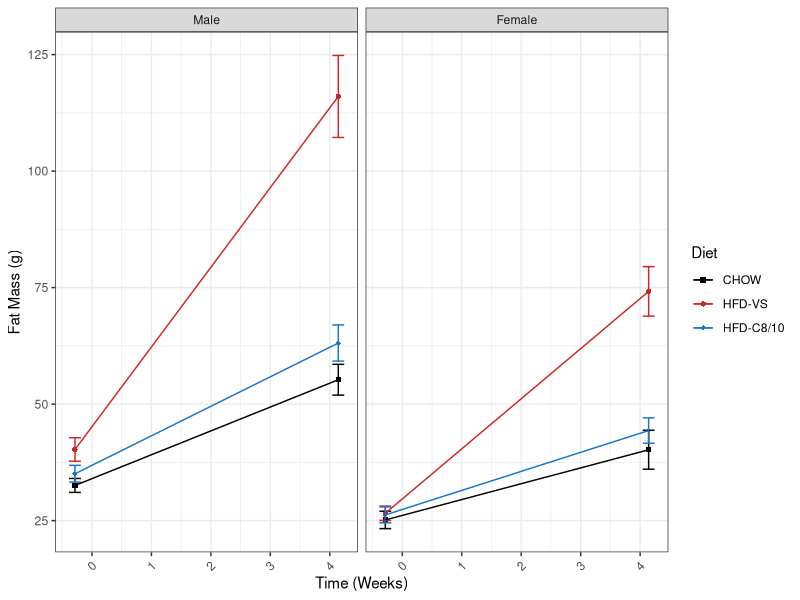
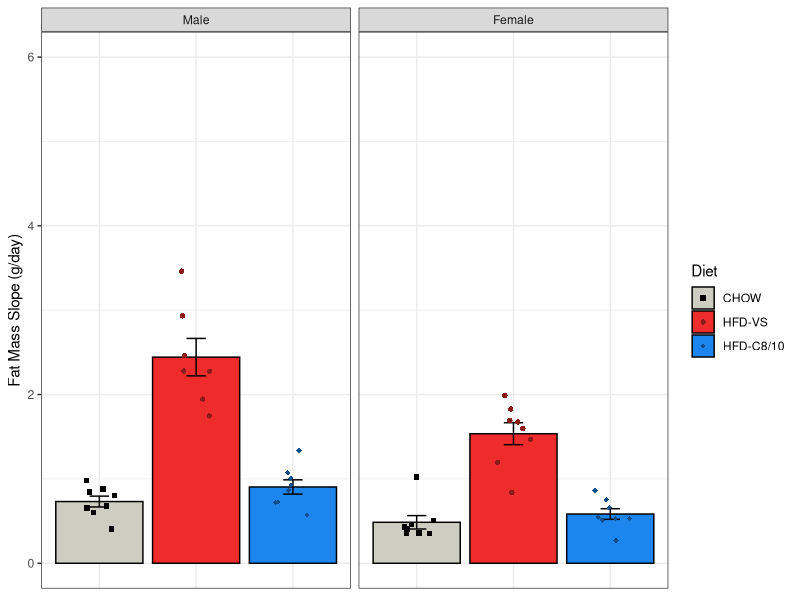
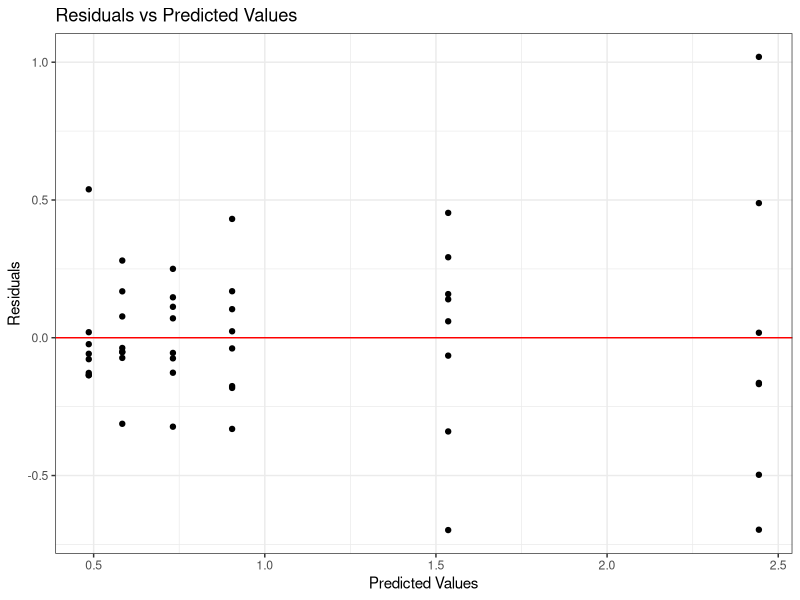
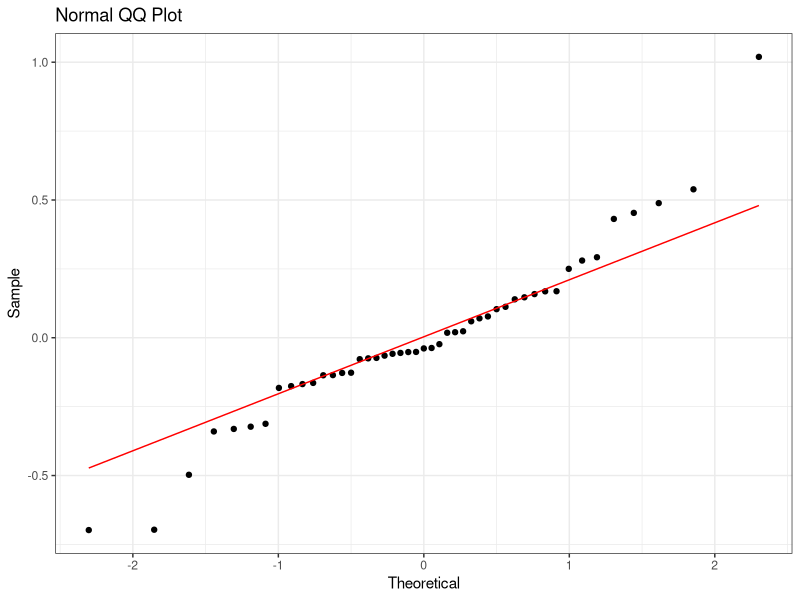

Here is the R script that generated these plots, in order:
## ---- chunk 1
#| label: load-packages
#| output: false

library("tidyverse")
## ---- chunk 2
#| label: session-info
sessionInfo()
## ---- chunk 3
#| label: mydata

# Create a dataframe called mydata
mydata <- 
  
  # Import the data
  read_csv(
    file ="data/experiment-2-statsdata.csv",
    show_col_types = FALSE
    ) |>
  
  # Select the variables of interest 
  # bw = body weight
  select(id, sex, diet, fm_m2, fm_29) |>
  
  # Exclude subject 6
  filter(id != 6) |>
  
  # Tidy data
  pivot_longer(
    cols = starts_with("fm"),
    names_to = "day",
    values_to = "fat_mass",
    values_drop_na = TRUE
    ) |>
  
  # Transform data
  mutate(
  
    # Recode categorical variables as factors
    id = factor(id),
    sex = factor(
      sex,
      levels = c(0, 1),
      labels = c("Male", "Female")
      ),
    diet = factor(
      diet,
      levels = c(0, 1, 2),
      labels = c("CHOW", "HFD-VS", "HFD-C8/10")
      ),
    
    # Recode sex using sum coding
    sex_sum = C(sex, sum),
    
    # Compute time in weeks
    day = parse_number(day),
    day = if_else(
      day == 2,
      -2, 
      29
      ),
    week = day/7,
    .before = fat_mass,
    )

# View a summary of the data
summary(mydata)
## ---- chunk 4
#| label: line-plot

# Create a line plot of each group's fat mass over time
line_plot <-
  mydata |>  
  ggplot(
    aes(
      x = week, 
      y = fat_mass, 
      color = diet, 
      shape = diet
      )
    ) +
  
  # Facet by sex
  facet_grid(
    . ~ sex,
    scales = "free_y"
    ) + 
  
  # Plot the observed means as points
  stat_summary(
    fun = mean,
    geom = "point"
    ) +
  
  # Plot the observed standard errors as errorbars
  stat_summary(
    fun.data = mean_se,
    geom = "errorbar",
    width = 0.2
    ) +
  
  # Plot connecting lines
  stat_summary(
    fun = mean,
    geom = "line"
    ) +
  
  # Change color title and scale
  scale_color_manual(
    name = "Diet",
    values = c(
      "CHOW"      = "black",
      "HFD-VS"    = "firebrick3",
      "HFD-C8/10" = "dodgerblue3"
      )
    ) +
  
  # Change shape title and scale
  scale_shape_manual(
    name = "Diet",
    values = c(
      "CHOW"      = 15,
      "HFD-VS"    = 16,
      "HFD-C8/10" = 18
      )
    ) +
  
  # Change y-axis title and scale
  labs(y = "Fat Mass (g)") +
  
  # Change x-axis title and scale
  scale_x_continuous(
    name = "Time (Weeks)",
    breaks = seq(from = 0, to = 4, by = 1)) +
  
  # Change overall plot theme
  theme_bw() + 
  
  # Rotate and adjust the x-axis tick labels
  theme(
    axis.text.x = element_text(
      angle = 45,
      vjust = 0.5,
      hjust = 0.5
      )
    )

# Show the plot
line_plot
## ---- chunk 5
#| label: model-data

# Create a new data frame called model_data
model_data <-
  
  # Copy the original dataframe
  mydata |>

  # Compute each subject's fat mass slope
  group_by(id) |>
  mutate(
    fat_mass_slope = 
      (fat_mass - lag(fat_mass)) / (day - lag(day))
  ) |>
  ungroup() |> 
  
  # Select only the relevant columns
  select(
    id, sex, sex_sum, diet, fat_mass_slope
  ) |>
  
  # Drop na values
  drop_na(fat_mass_slope)

# Show a summary of the data
summary(model_data)
## ---- chunk 6
#| label: bar-plot

# Create a bar plot of each group's fat mass slope
bar_plot <-
  model_data |>  
  ggplot(
    aes(
      x     = diet, 
      y     = fat_mass_slope, 
      color = diet, 
      fill  = diet,
      shape = diet
      )
    ) +
  
  # Facet by sex
  facet_grid(
    . ~ sex,
    ) + 
  
  # Plot the observed means as points
  stat_summary(
    fun = mean,
    geom = "bar",
    color = "black",
    ) +
  
  # Plot the observed standard errors as errorbars
  stat_summary(
    fun.data = mean_se,
    geom = "errorbar",
    color = "black",
    width = 0.2
    ) +
  
  # Plot individual data points
  geom_point(
    position = position_jitter(
      width = 0.2
    )
  ) +
  
  # Change color title and scale
  scale_color_manual(
    name = "Diet",
    values = c(
      "CHOW"      = "black",
      "HFD-VS"    = "firebrick4",
      "HFD-C8/10" = "dodgerblue4"
      )
    ) +
  
  # Change fill title and scale
  scale_fill_manual(
    name = "Diet",
    values = c(
      "CHOW"      = "ivory3",
      "HFD-VS"    = "firebrick2",
      "HFD-C8/10" = "dodgerblue2"
      )
    ) +
  
  # Change shape title and scale
  scale_shape_manual(
    name = "Diet",
    values = c(
      "CHOW"      = 15,
      "HFD-VS"    = 16,
      "HFD-C8/10" = 18
      )
    ) +
  
  # Change x-axis title
  labs(x = "Diet") +
  
  # Change y-axis title and scale
  scale_y_continuous(
    name = "Fat Mass Slope (g/day)",
    limits = c(0, 6),
    breaks = seq(from = 0, to = 6, by = 2)
  ) +
  
  # Change overall plot theme
  theme_bw() + 
  
  # Remove x-axis tick labels
  theme(
    axis.title.x = element_blank(),
    axis.text.x  = element_blank(),
    axis.ticks.x = element_blank()
    ) 

# Show the plot
bar_plot
## ---- chunk 7
#| label: model

# Build the model
model <- lm(
  fat_mass_slope ~ sex_sum * diet, 
  data = model_data
  )
## ---- chunk 8
#| label: model-fits

# Add the fitted and residual values to the dataset
model_fits <- 
  model_data |>
  mutate(
    fits = c(fitted(model)),
    resids = c(residuals(model))
  )
## ---- chunk 9
#| label: residuals-plot

# Create a residuals plot to check for linearity and homoskedasticity
residuals_plot <-
  model_fits |>
  ggplot(
    aes(x = fits, y = resids)
  ) +
  
  # Plot individual data points
  geom_point() +
  
  # Plot a horizontal line at y = 0
  geom_hline(yintercept = 0, col = "red") + 
  
  # Change aesthetics
  labs(
    title = "Residuals vs Predicted Values",
    x = "Predicted Values",
    y = "Residuals"
  ) +
  theme_bw() 

# Show the plot
residuals_plot
## ---- chunk 10
#| label: qq-plot

# Create a QQ plot to check for normality
qq_plot <-
  model_fits |>
  ggplot(
    aes(sample = resids)
  ) +
  
  # Plot points and qq line
  geom_qq() +
  geom_qq_line(col = "red") +
  
  # Change aesthestics
  labs(
    title = "Normal QQ Plot",
    x = "Theoretical",
    y = "Sample"
  ) +
  theme_bw() 

# Show the plot
qq_plot
## ---- chunk 11
#| label: model-omnibus

# Perform omnibus F tests
model |> anova()
## ---- chunk 12
#| label: model-summary

# Show summary output
model |> summary()
## ---- chunk 13
#| label: model-vs

# Relevel factors to change reference group to HFD-VS
model_data_vs <- 
  model_data |>
  mutate(
    diet = fct_relevel(diet, "HFD-VS"), # relevel diet
  )

# Build the model
model_vs <- 
  model |>
  update(
    data = model_data_vs
  )

# Produce the summary output
model_vs |> summary()
